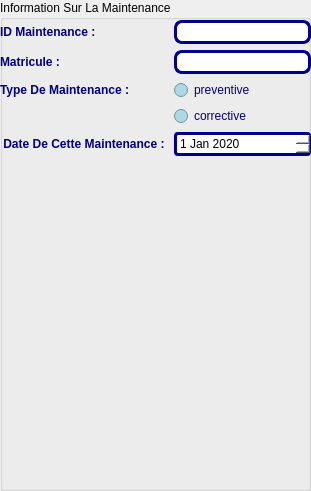
       <widget class="QGroupBox" name="groupBox_4">
        <property name="geometry">
         <rect>
          <x>220</x>
          <y>10</y>
          <width>311</width>
          <height>491</height>
         </rect>
        </property>
        <property name="styleSheet">
         <string notr="true"/>
        </property>
        <property name="title">
         <string>Information Sur La Maintenance</string>
        </property>
        <widget class="QWidget" name="formLayoutWidget_5">
         <property name="geometry">
          <rect>
           <x>0</x>
           <y>20</y>
           <width>311</width>
           <height>471</height>
          </rect>
         </property>
         <layout class="QFormLayout" name="formLayout_5">
          <item row="0" column="0">
           <widget class="QLabel" name="label_31">
            <property name="palette">
             <palette>
              <active>
               <colorrole role="WindowText">
                <brush brushstyle="SolidPattern">
                 <color alpha="255">
                  <red>0</red>
                  <green>0</green>
                  <blue>127</blue>
                 </color>
                </brush>
               </colorrole>
               <colorrole role="Button">
                <brush brushstyle="SolidPattern">
                 <color alpha="255">
                  <red>173</red>
                  <green>216</green>
                  <blue>230</blue>
                 </color>
                </brush>
               </colorrole>
               <colorrole role="Base">
                <brush brushstyle="SolidPattern">
                 <color alpha="255">
                  <red>173</red>
                  <green>216</green>
                  <blue>230</blue>
                 </color>
                </brush>
               </colorrole>
               <colorrole role="Window">
                <brush brushstyle="SolidPattern">
                 <color alpha="255">
                  <red>173</red>
                  <green>216</green>
                  <blue>230</blue>
                 </color>
                </brush>
               </colorrole>
              </active>
              <inactive>
               <colorrole role="WindowText">
                <brush brushstyle="SolidPattern">
                 <color alpha="255">
                  <red>0</red>
                  <green>0</green>
                  <blue>127</blue>
                 </color>
                </brush>
               </colorrole>
               <colorrole role="Button">
                <brush brushstyle="SolidPattern">
                 <color alpha="255">
                  <red>173</red>
                  <green>216</green>
                  <blue>230</blue>
                 </color>
                </brush>
               </colorrole>
               <colorrole role="Base">
                <brush brushstyle="SolidPattern">
                 <color alpha="255">
                  <red>173</red>
                  <green>216</green>
                  <blue>230</blue>
                 </color>
                </brush>
               </colorrole>
               <colorrole role="Window">
                <brush brushstyle="SolidPattern">
                 <color alpha="255">
                  <red>173</red>
                  <green>216</green>
                  <blue>230</blue>
                 </color>
                </brush>
               </colorrole>
              </inactive>
              <disabled>
               <colorrole role="WindowText">
                <brush brushstyle="SolidPattern">
                 <color alpha="255">
                  <red>120</red>
                  <green>120</green>
                  <blue>120</blue>
                 </color>
                </brush>
               </colorrole>
               <colorrole role="Button">
                <brush brushstyle="SolidPattern">
                 <color alpha="255">
                  <red>173</red>
                  <green>216</green>
                  <blue>230</blue>
                 </color>
                </brush>
               </colorrole>
               <colorrole role="Base">
                <brush brushstyle="SolidPattern">
                 <color alpha="255">
                  <red>173</red>
                  <green>216</green>
                  <blue>230</blue>
                 </color>
                </brush>
               </colorrole>
               <colorrole role="Window">
                <brush brushstyle="SolidPattern">
                 <color alpha="255">
                  <red>173</red>
                  <green>216</green>
                  <blue>230</blue>
                 </color>
                </brush>
               </colorrole>
              </disabled>
             </palette>
            </property>
            <property name="font">
             <font>
              <weight>75</weight>
              <bold>true</bold>
             </font>
            </property>
            <property name="text">
             <string>ID Maintenance :</string>
            </property>
           </widget>
          </item>
          <item row="1" column="0">
           <widget class="QLabel" name="label_30">
            <property name="palette">
             <palette>
              <active>
               <colorrole role="WindowText">
                <brush brushstyle="SolidPattern">
                 <color alpha="255">
                  <red>0</red>
                  <green>0</green>
                  <blue>127</blue>
                 </color>
                </brush>
               </colorrole>
               <colorrole role="Button">
                <brush brushstyle="SolidPattern">
                 <color alpha="255">
                  <red>173</red>
                  <green>216</green>
                  <blue>230</blue>
                 </color>
                </brush>
               </colorrole>
               <colorrole role="Base">
                <brush brushstyle="SolidPattern">
                 <color alpha="255">
                  <red>173</red>
                  <green>216</green>
                  <blue>230</blue>
                 </color>
                </brush>
               </colorrole>
               <colorrole role="Window">
                <brush brushstyle="SolidPattern">
                 <color alpha="255">
                  <red>173</red>
                  <green>216</green>
                  <blue>230</blue>
                 </color>
                </brush>
               </colorrole>
              </active>
              <inactive>
               <colorrole role="WindowText">
                <brush brushstyle="SolidPattern">
                 <color alpha="255">
                  <red>0</red>
                  <green>0</green>
                  <blue>127</blue>
                 </color>
                </brush>
               </colorrole>
               <colorrole role="Button">
                <brush brushstyle="SolidPattern">
                 <color alpha="255">
                  <red>173</red>
                  <green>216</green>
                  <blue>230</blue>
                 </color>
                </brush>
               </colorrole>
               <colorrole role="Base">
                <brush brushstyle="SolidPattern">
                 <color alpha="255">
                  <red>173</red>
                  <green>216</green>
                  <blue>230</blue>
                 </color>
                </brush>
               </colorrole>
               <colorrole role="Window">
                <brush brushstyle="SolidPattern">
                 <color alpha="255">
                  <red>173</red>
                  <green>216</green>
                  <blue>230</blue>
                 </color>
                </brush>
               </colorrole>
              </inactive>
              <disabled>
               <colorrole role="WindowText">
                <brush brushstyle="SolidPattern">
                 <color alpha="255">
                  <red>120</red>
                  <green>120</green>
                  <blue>120</blue>
                 </color>
                </brush>
               </colorrole>
               <colorrole role="Button">
                <brush brushstyle="SolidPattern">
                 <color alpha="255">
                  <red>173</red>
                  <green>216</green>
                  <blue>230</blue>
                 </color>
                </brush>
               </colorrole>
               <colorrole role="Base">
                <brush brushstyle="SolidPattern">
                 <color alpha="255">
                  <red>173</red>
                  <green>216</green>
                  <blue>230</blue>
                 </color>
                </brush>
               </colorrole>
               <colorrole role="Window">
                <brush brushstyle="SolidPattern">
                 <color alpha="255">
                  <red>173</red>
                  <green>216</green>
                  <blue>230</blue>
                 </color>
                </brush>
               </colorrole>
              </disabled>
             </palette>
            </property>
            <property name="font">
             <font>
              <weight>75</weight>
              <bold>true</bold>
             </font>
            </property>
            <property name="text">
             <string>Matricule :</string>
            </property>
           </widget>
          </item>
          <item row="1" column="1">
           <widget class="QLineEdit" name="lineEdit_matriculemaint">
            <property name="styleSheet">
             <string notr="true">QDateEdit{
padding: 1px;
background :white;
border-style: solid;

border: 3px solid darkblue;

border-radius: 4px;
}
QLineEdit {

padding: 1px;
background: white;
border-style: solid;

border: 3px solid darkblue;

border-radius: 8px;
}
QTextEdit {

padding: 1px;

border-style: solid;

border: 3px solid darkblue;

border-radius: 8px;
}

QComboBox {
    border: 3px solid darkblue;
    border-radius: 3px;
    padding: 1px 18px 1px 3px;
    min-width: 6em;
}
QPushButton {

color:white;

background-color: QLinearGradient( x1: 0, y1: 0, x2: 0, y2: 1, stop: 0#91BACF, stop: 0.1#371F57, stop: 0.49#371F57 , stop: 0.5#371F57, stop: 1#91BACF);

border-width: 1px;

border-color: #500;

border-style: solid;

border-radius: 7;

padding: 3px;

font-size: 20px;

padding-left: 5px;

padding-right: 5px;

min-width: 100px;

max-width: 1000px;

min-height: 20px;

max-height: 200px;

}</string>
            </property>
           </widget>
          </item>
          <item row="2" column="0">
           <widget class="QLabel" name="label_32">
            <property name="palette">
             <palette>
              <active>
               <colorrole role="WindowText">
                <brush brushstyle="SolidPattern">
                 <color alpha="255">
                  <red>0</red>
                  <green>0</green>
                  <blue>127</blue>
                 </color>
                </brush>
               </colorrole>
               <colorrole role="Button">
                <brush brushstyle="SolidPattern">
                 <color alpha="255">
                  <red>173</red>
                  <green>216</green>
                  <blue>230</blue>
                 </color>
                </brush>
               </colorrole>
               <colorrole role="Base">
                <brush brushstyle="SolidPattern">
                 <color alpha="255">
                  <red>173</red>
                  <green>216</green>
                  <blue>230</blue>
                 </color>
                </brush>
               </colorrole>
               <colorrole role="Window">
                <brush brushstyle="SolidPattern">
                 <color alpha="255">
                  <red>173</red>
                  <green>216</green>
                  <blue>230</blue>
                 </color>
                </brush>
               </colorrole>
              </active>
              <inactive>
               <colorrole role="WindowText">
                <brush brushstyle="SolidPattern">
                 <color alpha="255">
                  <red>0</red>
                  <green>0</green>
                  <blue>127</blue>
                 </color>
                </brush>
               </colorrole>
               <colorrole role="Button">
                <brush brushstyle="SolidPattern">
                 <color alpha="255">
                  <red>173</red>
                  <green>216</green>
                  <blue>230</blue>
                 </color>
                </brush>
               </colorrole>
               <colorrole role="Base">
                <brush brushstyle="SolidPattern">
                 <color alpha="255">
                  <red>173</red>
                  <green>216</green>
                  <blue>230</blue>
                 </color>
                </brush>
               </colorrole>
               <colorrole role="Window">
                <brush brushstyle="SolidPattern">
                 <color alpha="255">
                  <red>173</red>
                  <green>216</green>
                  <blue>230</blue>
                 </color>
                </brush>
               </colorrole>
              </inactive>
              <disabled>
               <colorrole role="WindowText">
                <brush brushstyle="SolidPattern">
                 <color alpha="255">
                  <red>120</red>
                  <green>120</green>
                  <blue>120</blue>
                 </color>
                </brush>
               </colorrole>
               <colorrole role="Button">
                <brush brushstyle="SolidPattern">
                 <color alpha="255">
                  <red>173</red>
                  <green>216</green>
                  <blue>230</blue>
                 </color>
                </brush>
               </colorrole>
               <colorrole role="Base">
                <brush brushstyle="SolidPattern">
                 <color alpha="255">
                  <red>173</red>
                  <green>216</green>
                  <blue>230</blue>
                 </color>
                </brush>
               </colorrole>
               <colorrole role="Window">
                <brush brushstyle="SolidPattern">
                 <color alpha="255">
                  <red>173</red>
                  <green>216</green>
                  <blue>230</blue>
                 </color>
                </brush>
               </colorrole>
              </disabled>
             </palette>
            </property>
            <property name="font">
             <font>
              <weight>75</weight>
              <bold>true</bold>
             </font>
            </property>
            <property name="text">
             <string>Type De Maintenance :</string>
            </property>
           </widget>
          </item>
          <item row="2" column="1">
           <widget class="QRadioButton" name="radioButton_prev">
            <property name="palette">
             <palette>
              <active>
               <colorrole role="WindowText">
                <brush brushstyle="SolidPattern">
                 <color alpha="255">
                  <red>0</red>
                  <green>0</green>
                  <blue>127</blue>
                 </color>
                </brush>
               </colorrole>
               <colorrole role="Button">
                <brush brushstyle="SolidPattern">
                 <color alpha="255">
                  <red>173</red>
                  <green>216</green>
                  <blue>230</blue>
                 </color>
                </brush>
               </colorrole>
               <colorrole role="Base">
                <brush brushstyle="SolidPattern">
                 <color alpha="255">
                  <red>173</red>
                  <green>216</green>
                  <blue>230</blue>
                 </color>
                </brush>
               </colorrole>
               <colorrole role="Window">
                <brush brushstyle="SolidPattern">
                 <color alpha="255">
                  <red>173</red>
                  <green>216</green>
                  <blue>230</blue>
                 </color>
                </brush>
               </colorrole>
              </active>
              <inactive>
               <colorrole role="WindowText">
                <brush brushstyle="SolidPattern">
                 <color alpha="255">
                  <red>0</red>
                  <green>0</green>
                  <blue>127</blue>
                 </color>
                </brush>
               </colorrole>
               <colorrole role="Button">
                <brush brushstyle="SolidPattern">
                 <color alpha="255">
                  <red>173</red>
                  <green>216</green>
                  <blue>230</blue>
                 </color>
                </brush>
               </colorrole>
               <colorrole role="Base">
                <brush brushstyle="SolidPattern">
                 <color alpha="255">
                  <red>173</red>
                  <green>216</green>
                  <blue>230</blue>
                 </color>
                </brush>
               </colorrole>
               <colorrole role="Window">
                <brush brushstyle="SolidPattern">
                 <color alpha="255">
                  <red>173</red>
                  <green>216</green>
                  <blue>230</blue>
                 </color>
                </brush>
               </colorrole>
              </inactive>
              <disabled>
               <colorrole role="WindowText">
                <brush brushstyle="SolidPattern">
                 <color alpha="255">
                  <red>120</red>
                  <green>120</green>
                  <blue>120</blue>
                 </color>
                </brush>
               </colorrole>
               <colorrole role="Button">
                <brush brushstyle="SolidPattern">
                 <color alpha="255">
                  <red>173</red>
                  <green>216</green>
                  <blue>230</blue>
                 </color>
                </brush>
               </colorrole>
               <colorrole role="Base">
                <brush brushstyle="SolidPattern">
                 <color alpha="255">
                  <red>173</red>
                  <green>216</green>
                  <blue>230</blue>
                 </color>
                </brush>
               </colorrole>
               <colorrole role="Window">
                <brush brushstyle="SolidPattern">
                 <color alpha="255">
                  <red>173</red>
                  <green>216</green>
                  <blue>230</blue>
                 </color>
                </brush>
               </colorrole>
              </disabled>
             </palette>
            </property>
            <property name="text">
             <string>preventive</string>
            </property>
           </widget>
          </item>
          <item row="3" column="1">
           <widget class="QRadioButton" name="radioButton_corr">
            <property name="palette">
             <palette>
              <active>
               <colorrole role="WindowText">
                <brush brushstyle="SolidPattern">
                 <color alpha="255">
                  <red>0</red>
                  <green>0</green>
                  <blue>127</blue>
                 </color>
                </brush>
               </colorrole>
               <colorrole role="Button">
                <brush brushstyle="SolidPattern">
                 <color alpha="255">
                  <red>173</red>
                  <green>216</green>
                  <blue>230</blue>
                 </color>
                </brush>
               </colorrole>
               <colorrole role="Base">
                <brush brushstyle="SolidPattern">
                 <color alpha="255">
                  <red>173</red>
                  <green>216</green>
                  <blue>230</blue>
                 </color>
                </brush>
               </colorrole>
               <colorrole role="Window">
                <brush brushstyle="SolidPattern">
                 <color alpha="255">
                  <red>173</red>
                  <green>216</green>
                  <blue>230</blue>
                 </color>
                </brush>
               </colorrole>
              </active>
              <inactive>
               <colorrole role="WindowText">
                <brush brushstyle="SolidPattern">
                 <color alpha="255">
                  <red>0</red>
                  <green>0</green>
                  <blue>127</blue>
                 </color>
                </brush>
               </colorrole>
               <colorrole role="Button">
                <brush brushstyle="SolidPattern">
                 <color alpha="255">
                  <red>173</red>
                  <green>216</green>
                  <blue>230</blue>
                 </color>
                </brush>
               </colorrole>
               <colorrole role="Base">
                <brush brushstyle="SolidPattern">
                 <color alpha="255">
                  <red>173</red>
                  <green>216</green>
                  <blue>230</blue>
                 </color>
                </brush>
               </colorrole>
               <colorrole role="Window">
                <brush brushstyle="SolidPattern">
                 <color alpha="255">
                  <red>173</red>
                  <green>216</green>
                  <blue>230</blue>
                 </color>
                </brush>
               </colorrole>
              </inactive>
              <disabled>
               <colorrole role="WindowText">
                <brush brushstyle="SolidPattern">
                 <color alpha="255">
                  <red>120</red>
                  <green>120</green>
                  <blue>120</blue>
                 </color>
                </brush>
               </colorrole>
               <colorrole role="Button">
                <brush brushstyle="SolidPattern">
                 <color alpha="255">
                  <red>173</red>
                  <green>216</green>
                  <blue>230</blue>
                 </color>
                </brush>
               </colorrole>
               <colorrole role="Base">
                <brush brushstyle="SolidPattern">
                 <color alpha="255">
                  <red>173</red>
                  <green>216</green>
                  <blue>230</blue>
                 </color>
                </brush>
               </colorrole>
               <colorrole role="Window">
                <brush brushstyle="SolidPattern">
                 <color alpha="255">
                  <red>173</red>
                  <green>216</green>
                  <blue>230</blue>
                 </color>
                </brush>
               </colorrole>
              </disabled>
             </palette>
            </property>
            <property name="text">
             <string>corrective</string>
            </property>
           </widget>
          </item>
          <item row="4" column="1">
           <widget class="QDateEdit" name="dateEdit_maint">
            <property name="styleSheet">
             <string notr="true">QDateEdit{
padding: 1px;
background :white;
border-style: solid;

border: 3px solid darkblue;

border-radius: 4px;
}
QLineEdit {

padding: 1px;
background: white;
border-style: solid;

border: 3px solid darkblue;

border-radius: 8px;
}
QTextEdit {

padding: 1px;

border-style: solid;

border: 3px solid darkblue;

border-radius: 8px;
}

QComboBox {
    border: 3px solid darkblue;
    border-radius: 3px;
    padding: 1px 18px 1px 3px;
    min-width: 6em;
}
QPushButton {

color:white;

background-color: QLinearGradient( x1: 0, y1: 0, x2: 0, y2: 1, stop: 0#91BACF, stop: 0.1#371F57, stop: 0.49#371F57 , stop: 0.5#371F57, stop: 1#91BACF);

border-width: 1px;

border-color: #500;

border-style: solid;

border-radius: 7;

padding: 3px;

font-size: 20px;

padding-left: 5px;

padding-right: 5px;

min-width: 100px;

max-width: 1000px;

min-height: 20px;

max-height: 200px;

}</string>
            </property>
            <property name="dateTime">
             <datetime>
              <hour>0</hour>
              <minute>0</minute>
              <second>0</second>
              <year>2020</year>
              <month>1</month>
              <day>1</day>
             </datetime>
            </property>
           </widget>
          </item>
          <item row="4" column="0">
           <widget class="QLabel" name="label_38">
            <property name="palette">
             <palette>
              <active>
               <colorrole role="WindowText">
                <brush brushstyle="SolidPattern">
                 <color alpha="255">
                  <red>0</red>
                  <green>0</green>
                  <blue>127</blue>
                 </color>
                </brush>
               </colorrole>
               <colorrole role="Button">
                <brush brushstyle="SolidPattern">
                 <color alpha="255">
                  <red>173</red>
                  <green>216</green>
                  <blue>230</blue>
                 </color>
                </brush>
               </colorrole>
               <colorrole role="Base">
                <brush brushstyle="SolidPattern">
                 <color alpha="255">
                  <red>173</red>
                  <green>216</green>
                  <blue>230</blue>
                 </color>
                </brush>
               </colorrole>
               <colorrole role="Window">
                <brush brushstyle="SolidPattern">
                 <color alpha="255">
                  <red>173</red>
                  <green>216</green>
                  <blue>230</blue>
                 </color>
                </brush>
               </colorrole>
              </active>
              <inactive>
               <colorrole role="WindowText">
                <brush brushstyle="SolidPattern">
                 <color alpha="255">
                  <red>0</red>
                  <green>0</green>
                  <blue>127</blue>
                 </color>
                </brush>
               </colorrole>
               <colorrole role="Button">
                <brush brushstyle="SolidPattern">
                 <color alpha="255">
                  <red>173</red>
                  <green>216</green>
                  <blue>230</blue>
                 </color>
                </brush>
               </colorrole>
               <colorrole role="Base">
                <brush brushstyle="SolidPattern">
                 <color alpha="255">
                  <red>173</red>
                  <green>216</green>
                  <blue>230</blue>
                 </color>
                </brush>
               </colorrole>
               <colorrole role="Window">
                <brush brushstyle="SolidPattern">
                 <color alpha="255">
                  <red>173</red>
                  <green>216</green>
                  <blue>230</blue>
                 </color>
                </brush>
               </colorrole>
              </inactive>
              <disabled>
               <colorrole role="WindowText">
                <brush brushstyle="SolidPattern">
                 <color alpha="255">
                  <red>120</red>
                  <green>120</green>
                  <blue>120</blue>
                 </color>
                </brush>
               </colorrole>
               <colorrole role="Button">
                <brush brushstyle="SolidPattern">
                 <color alpha="255">
                  <red>173</red>
                  <green>216</green>
                  <blue>230</blue>
                 </color>
                </brush>
               </colorrole>
               <colorrole role="Base">
                <brush brushstyle="SolidPattern">
                 <color alpha="255">
                  <red>173</red>
                  <green>216</green>
                  <blue>230</blue>
                 </color>
                </brush>
               </colorrole>
               <colorrole role="Window">
                <brush brushstyle="SolidPattern">
                 <color alpha="255">
                  <red>173</red>
                  <green>216</green>
                  <blue>230</blue>
                 </color>
                </brush>
               </colorrole>
              </disabled>
             </palette>
            </property>
            <property name="font">
             <font>
              <weight>75</weight>
              <bold>true</bold>
             </font>
            </property>
            <property name="text">
             <string> Date De Cette Maintenance : </string>
            </property>
           </widget>
          </item>
          <item row="0" column="1">
           <widget class="QLineEdit" name="lineEdit_ID">
            <property name="styleSheet">
             <string notr="true">QDateEdit{
padding: 1px;
background :white;
border-style: solid;

border: 3px solid darkblue;

border-radius: 4px;
}
QLineEdit {

padding: 1px;
background: white;
border-style: solid;

border: 3px solid darkblue;

border-radius: 8px;
}
QTextEdit {

padding: 1px;

border-style: solid;

border: 3px solid darkblue;

border-radius: 8px;
}

QComboBox {
    border: 3px solid darkblue;
    border-radius: 3px;
    padding: 1px 18px 1px 3px;
    min-width: 6em;
}
QPushButton {

color:white;

background-color: QLinearGradient( x1: 0, y1: 0, x2: 0, y2: 1, stop: 0#91BACF, stop: 0.1#371F57, stop: 0.49#371F57 , stop: 0.5#371F57, stop: 1#91BACF);

border-width: 1px;

border-color: #500;

border-style: solid;

border-radius: 7;

padding: 3px;

font-size: 20px;

padding-left: 5px;

padding-right: 5px;

min-width: 100px;

max-width: 1000px;

min-height: 20px;

max-height: 200px;

}</string>
            </property>
           </widget>
          </item>
         </layout>
        </widget>
       </widget>
